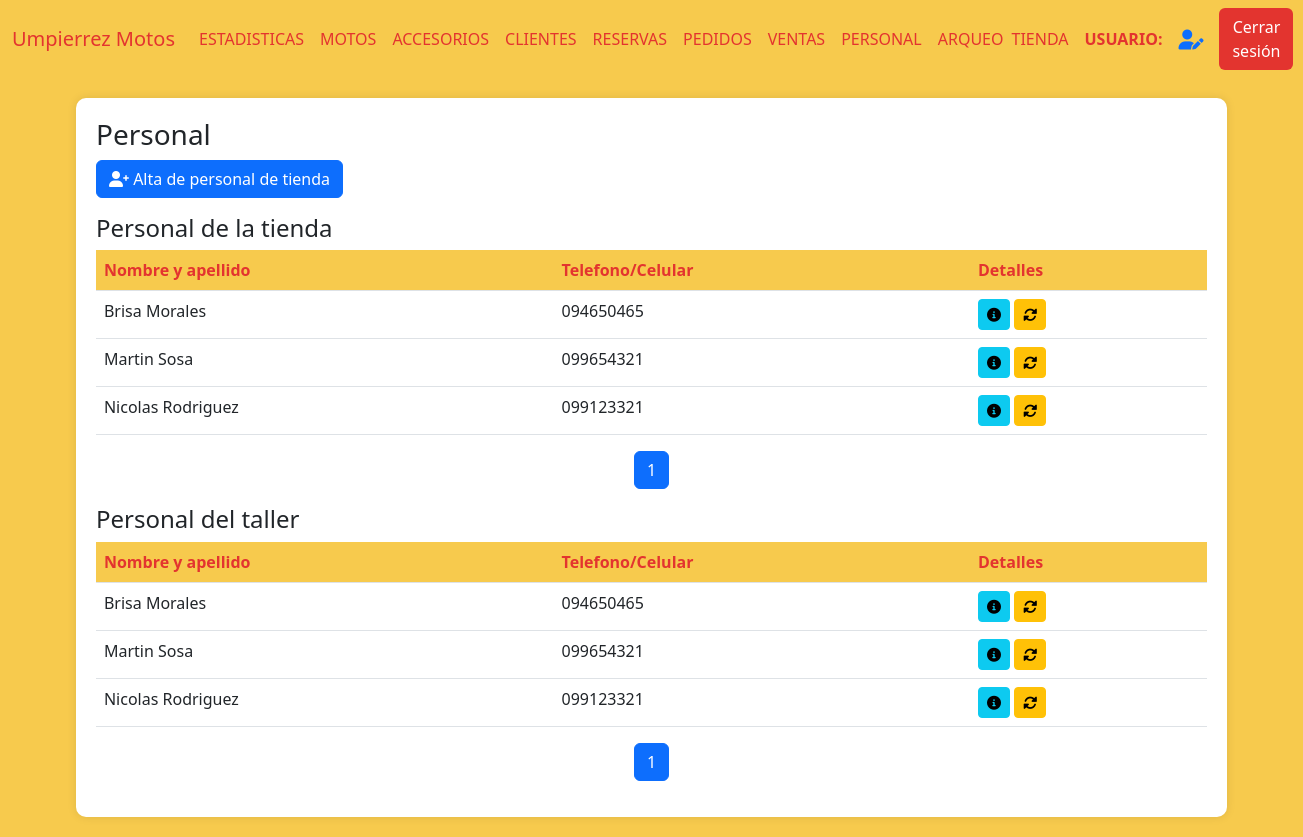
Before: /personal (signed in) with the older database file.
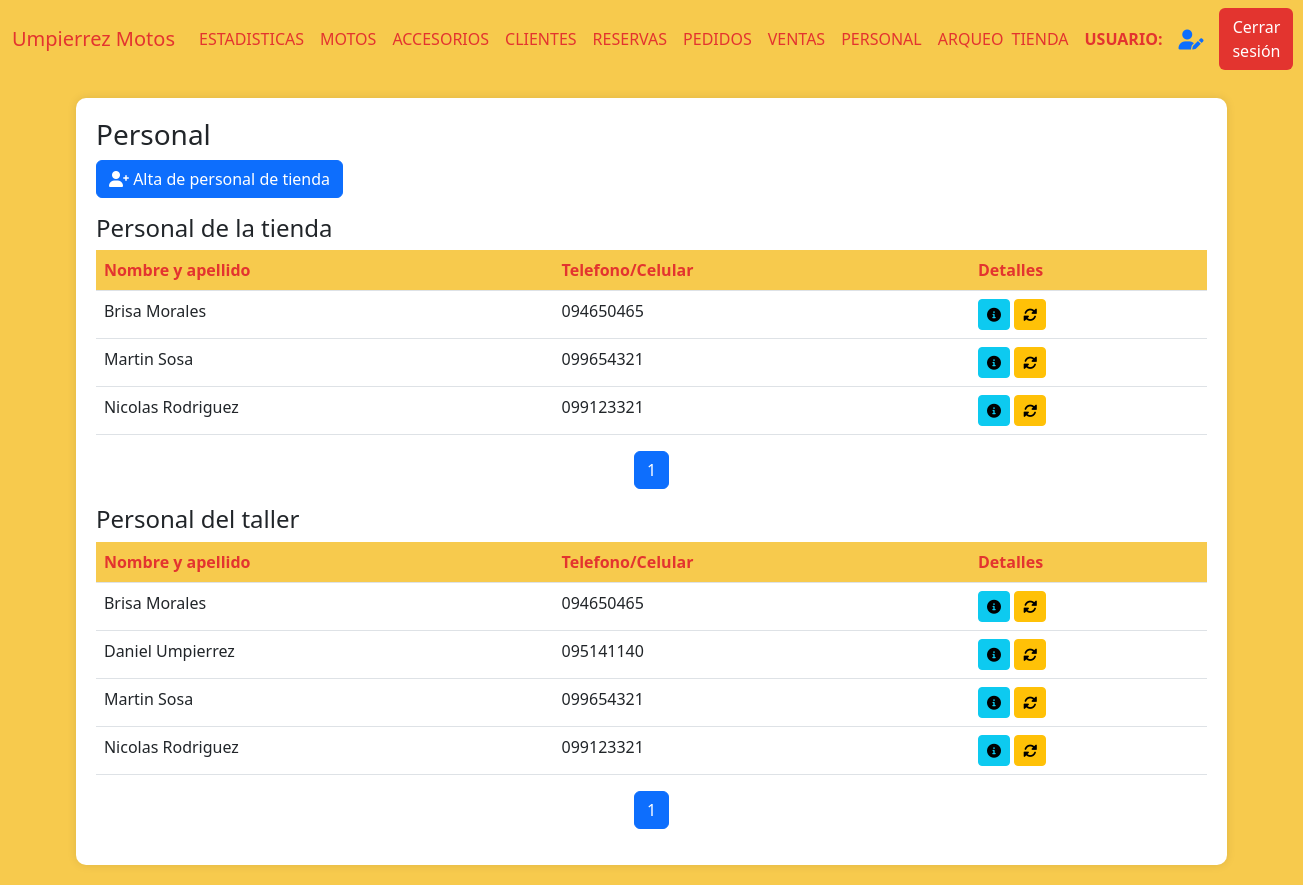
After: the same page with the newer database file.
### AppUM/models.py (models this page shows)
class Personal(models.Model):
    documento = models.CharField(max_length=20, unique=True)
    nombre = models.CharField(max_length=20)
    apellido  = models.CharField(max_length=20)
    fecha_nacimiento = models.DateField()
    usuario = models.CharField(max_length=100,unique=True)
    contrasena = models.CharField(max_length=20)
    correo = models.CharField(max_length=40,unique=True)
    telefono = models.CharField(max_length=10,unique=True)
    primera_sesion = models.BooleanField(default=False)

### AppUM/decorators.py (the view)
    def _wrapped_view(request, *args, **kwargs):
        user = request.user
        if user.is_authenticated:
            usuario_consulta = Personal.objects.filter(usuario=user.username).first()
            if usuario_consulta:
                if Administrativo.objects.filter(personal_ptr_id=usuario_consulta.id,activo=1).exists():
                    return view_func(request, *args, **kwargs)
                else:
                    raise PermissionDenied
            else:
                return view_func(request, *args, **kwargs)
        else:
            return redirect('Login')  # Redirigir al login si no está autenticado

### AppUM/functions.py (called while the page is built)
def funcion_paginas_varias(req,instancia_model):
    paginator = Paginator(instancia_model, 5)  # 5 motos por página
    page_number = req.GET.get('page')  # Obtiene el número de página desde la URL
    page_obj = paginator.get_page(page_number)
    return page_obj

### AppUM/views.py (called while the page is built)
@admin_required
def vista_personal(req):
    administrativos = (Administrativo.objects
                       .filter(activo=True).exclude(usuario="adminapp")
                       .values('id', 'nombre', 'apellido', 'telefono', 'correo', 'activo','usuario')
                       .order_by('nombre'))
    page_obj = funcion_paginas_varias(req,administrativos)
    mecanicos = (Mecanico.objects
                       .filter(activo=True).exclude(usuario="adminapp")
                       .values('id', 'nombre', 'apellido', 'telefono', 'correo', 'activo')
                       .order_by('nombre'))
    page_objMec = funcion_paginas_varias(req,mecanicos)
    return render(req,"perfil_administrativo/personal/personal.html",{"page_obj":page_obj,"page_objMec":page_objMec})

### AppUM/templates/perfil_administrativo/personal/personal.html (shortened to what this page needs)
{% extends "perfil_administrativo/padre_perfil_administrativo.html" %}
{% load static %}
{% block contenidoQueCambia %}
<link href="https://cdnjs.cloudflare.com/ajax/libs/font-awesome/6.0.0/css/all.min.css" rel="stylesheet">
<link href="https://cdn.jsdelivr.net/npm/bootstrap-icons@1.10.0/font/bootstrap-icons.css" rel="stylesheet">
<div class="table-container" id="inventarios">
    <h3>Personal</h3>
    <a href="{% url 'PersonalAlta' %}" class="btn btn-primary mb-3">
        <i class="fas fa-user-plus"></i> Alta de personal de tienda
    </a>
    <h4>Personal de la tienda</h4>
    <table class="table">
        <thead>
            <tr>
                <th>Nombre y apellido</th>
                <th>Telefono/Celular</th>
                <th>Detalles</th>
            </tr>
        </thead>
        <tbody>
            {% if page_obj %}
                {% for personal in page_obj %}
                <tr>
                    <td>{{ personal.nombre }} {{ personal.apellido }}</td>
                    <td>{{ personal.telefono }}</td>
                    <td>
                        <a href="{% url 'PersonalDetalle' personal.id %}"><button class="btn btn-sm btn-info"><i class="fas fa-info-circle"></i></button></a>
                        {% if request.user.is_superuser %}
                        <a href="{% url 'ResetearUsuario' personal.id %}">
                            <button class="btn btn-sm btn-warning" title="Resetear Usuario">
                                <i class="fas fa-sync-alt"></i>
                            </button>
                        </a>
                        {% endif %}
                    </td>
                </tr>
                {% endfor %}
            {% else %}
                <tr>
                    <td colspan="9" class="text-center text-muted">
                        No hay registro de personal ingresado.
                    </td>
                </tr>
            {% endif %}
        </tbody>
    </table>
    <nav aria-label="Page navigation">
        <ul class="pagination justify-content-center">
            {% for num in page_obj.paginator.page_range %}
            <li class="page-item {% if page_obj.number == num %}active{% endif %}">
                <a class="page-link" href="?page={{ num }}">{{ num }}</a>
            </li>
            {% endfor %}
        </ul>
    </nav>
    <h4>Personal del taller</h4>
    <table class="table">
        <thead>
            <tr>
                <th>Nombre y apellido</th>
                <th>Telefono/Celular</th>
                <th>Detalles</th>
            </tr>
        </thead>
        <tbody>
            {% if page_objMec %}
                {% for personal in page_objMec %}
                <tr>
                    <td>{{ personal.nombre }} {{ personal.apellido }}</td>
                    <td>{{ personal.telefono }}</td>
                    <td>
                        <a href="{% url 'PersonalDetalle' personal.id %}"><button class="btn btn-sm btn-info"><i class="fas fa-info-circle"></i></button></a>
                        {% if request.user.is_superuser %}
                        <a href="{% url 'ResetearUsuario' personal.id %}">
                            <button class="btn btn-sm btn-warning" title="Resetear Usuario">
                                <i class="fas fa-sync-alt"></i>
                            </button>
                        </a>
                        {% endif %}
                    </td>
                </tr>
                {% endfor %}
            {% else %}
                <tr>
                    <td colspan="9" class="text-center text-muted">
                        No hay registro de personal ingresado.
                    </td>
                </tr>
            {% endif %}
        </tbody>
    </table>
    <nav aria-label="Page navigation">
        <ul class="pagination justify-content-center">
            {% for num in page_objMec.paginator.page_range %}
            <li class="page-item {% if page_objMec.number == num %}active{% endif %}">
                <a class="page-link" href="?page={{ num }}">{{ num }}</a>
            </li>
            {% endfor %}
        </ul>
    </nav>
</div>
{% endblock %}

Changed rows visible on the page:
added Personal: nombre "Daniel", apellido "Umpierrez", telefono "095141140", shown under "Personal del taller"
